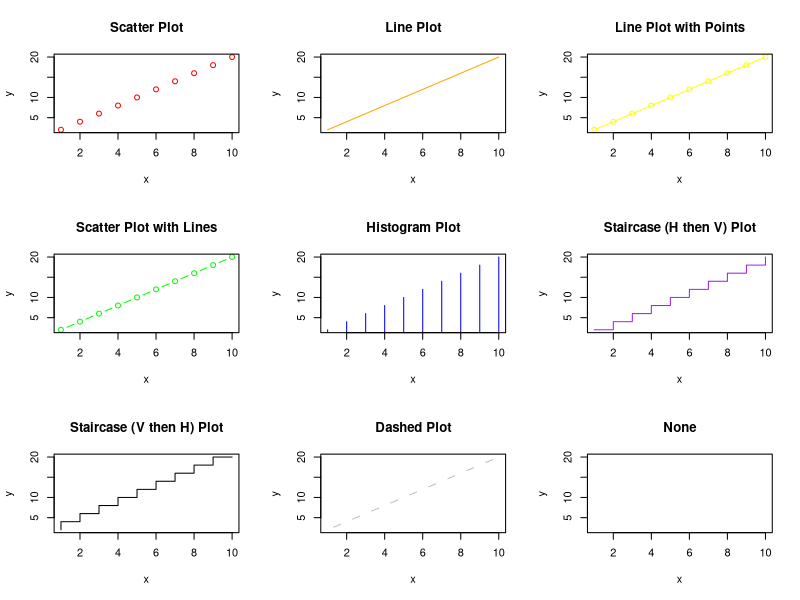
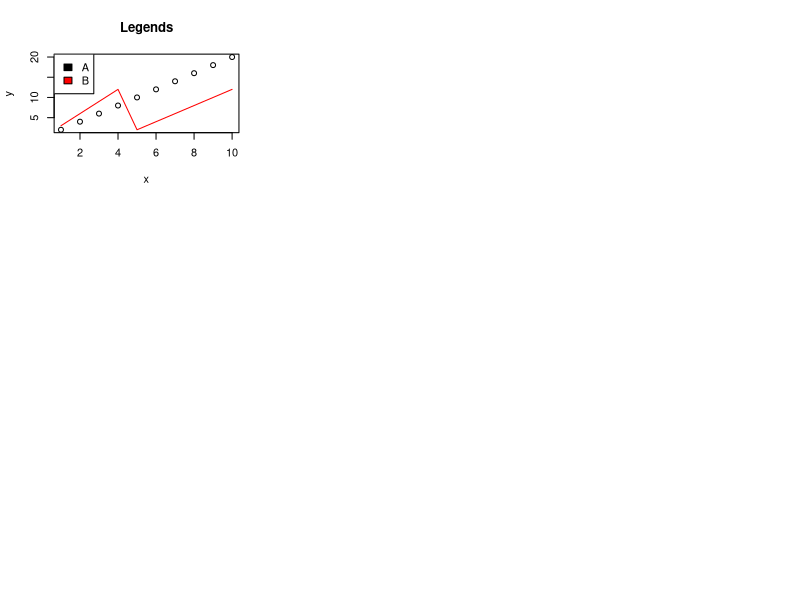
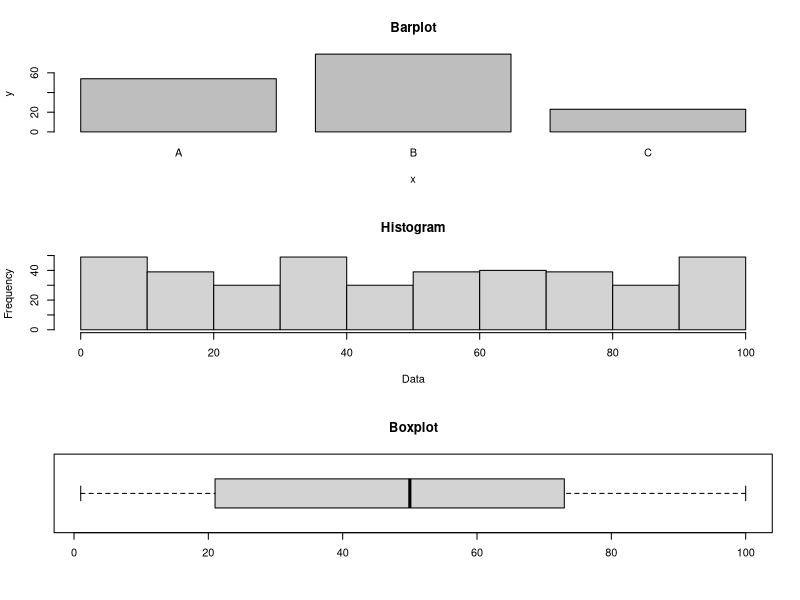
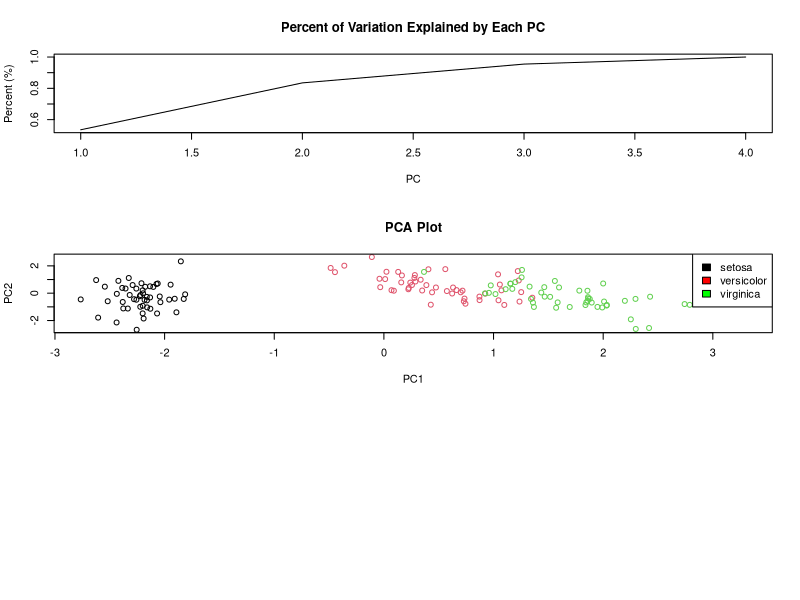

These figures' R source, in order:
##### plot() #####
# MASS package contains many different datasets
data <- data.frame(x=c(1,2,3,4,5,6,7,8,9,10), y=c(2,4,6,8,10,12,14,16,18,20))

# different types of plots
par(mfrow=c(3,3))
plot(data$x, data$y, type="p", col="red",
     main="Scatter Plot", xlab="x", ylab="y")
plot(data$x, data$y, type="l", col="orange",
     main="Line Plot", xlab="x", ylab="y")
plot(data$x, data$y, type="o", col="yellow",
     main="Line Plot with Points", xlab="x", ylab="y")
plot(data$x, data$y, type="b", col="green",
     main="Scatter Plot with Lines", xlab="x", ylab="y")
plot(data$x, data$y, type="h", col="blue",
     main="Histogram Plot", xlab="x", ylab="y")
plot(data$x, data$y, type="s", col="purple",
     main="Staircase (H then V) Plot", xlab="x", ylab="y")
plot(data$x, data$y, type="S", col="black",
     main="Staircase (V then H) Plot", xlab="x", ylab="y")
plot(data$x, data$y, type="c", col="grey",
     main="Dashed Plot", xlab="x", ylab="y")
plot(data$x, data$y, type="n",
     main="None", xlab="x", ylab="y")

# legend
data2 <- data.frame(x=c(1,2,3,4,5,6,7,8,9,10), y=c(3,6,9,12,2,4,6,8,10,12))
plot(data$x, data$y, main="Legends", xlab="x", ylab="y") #defaults to type="p"
lines(data2$x, data2$y, col="red") #defaults to type="l"
legend("topleft", c("A", "B"), fill=c("black", "red"))
# other plotting functions
b <- data.frame(x=c("A", "B", "C"), y=c(54, 79, 23))
h <- c(rep(seq(1,100,10),10), rep(seq(1,100,5),7), rep(seq(1,100,3),2), rep(seq(1,100,30),8), rep(seq(1,100,18),9))
par(mfrow=c(3,1))
barplot(height=b$y, names=b$x, main="Barplot", xlab="x", ylab="y")
hist(h, main="Histogram", xlab="Data", ylab="Frequency")
boxplot(h, horizontal=TRUE, main="Boxplot")


##### PCA #####
data("iris")
data <- iris[,1:4]
species <- iris[,5]
pca <- prcomp(data, center=TRUE, scale=TRUE)
var <- cumsum(pca$sdev)/(sum(pca$sdev))
plot(var, type="l", main="Percent of Variation Explained by Each PC", xlab="PC", ylab="Percent (%)")
pc <- as.data.frame(pca$x)
plot(pc$PC1, pc$PC2, col=species, main="PCA Plot", xlab="PC1", ylab="PC2")
legend("topright", c("setosa", "versicolor", "virginica"), fill=c("black", "red", "green"))
